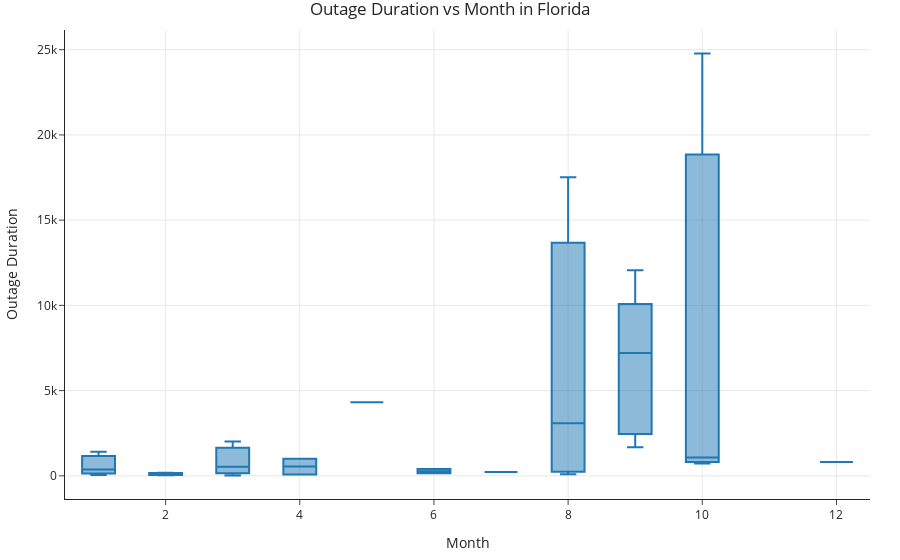

Notebook code cell kept with this figure:
### Markdown cell above
Across the United States, with the exception of a few outliers here and there, the distributions of outages durations by month appear to be similar.

Outliers have a bad rap, and most of the time, our goal is to remove them. In the context of our dataset, although they are relatively uncommon, they inevitably happen (e.g. natural disaster, severe weather, other anomalies), and we must be prepared for them and take them into account.

Now, let's take a look at what happens when we examine one state in particular.

### Code cell
florida_outages = outages[outages['POSTAL.CODE'] == 'FL']
fig = px.box(
    florida_outages,
    x='MONTH',
    y='OUTAGE.DURATION',
    title="Outage Duration vs Month in Florida"
)

fig.update_layout(
    xaxis_title="Month",
    yaxis_title="Outage Duration",
)

fig.show()

fig.write_html("assets/outage_duration_vs_month_florida.html")

### Figure 1 — Plotly figure (JSON) as saved in the notebook; plotly's stock layout.template omitted (floating-point values rounded to 4 significant figures)
{"data": [{"alignmentgroup": "True", "hovertemplate": "MONTH=%{x}<br>OUTAGE.DURATION=%{y}<extra></extra>", "legendgroup": "", "marker": {"color": "#1F77B4"}, "name": "", "notched": false, "offsetgroup": "", "orientation": "v", "showlegend": false, "type": "box", "x": [3, 8, 8, 9, 2, 8, 4, 8, 3, 10, 2, 5, 5, 8, 4, 7, 1, 8, 5, 2, 1, 9, 9, 8, 6, 9, 8, 10, 2, 2, 9, 8, 9, 6, 9, 9, 10, 9, 8, 8, 8, 9, 3, 1, 12], "x0": " ", "xaxis": "x", "y": [17, 240, 17520, 8189, 182, 5820, 83, 230, 2009, 720, 155, 4320, 4320, 480, 1005, 221, 372, 13430, 4320, 91, 1419, 3600, 10080, 5071, 152, 6840, 221, 24780, 38, 61, 7560, 90, 10380, 396, 2040, 12060, 1080, 1680, 13920, 14101, 1099, 2460, 540, 52, 816], "y0": " ", "yaxis": "y"}], "layout": {"boxmode": "group", "legend": {"tracegroupgap": 0}, "title": {"text": "Outage Duration vs Month in Florida"}, "xaxis": {"anchor": "y", "domain": [0, 1], "title": {"text": "Month"}}, "yaxis": {"anchor": "x", "domain": [0, 1], "title": {"text": "Outage Duration"}}}}
